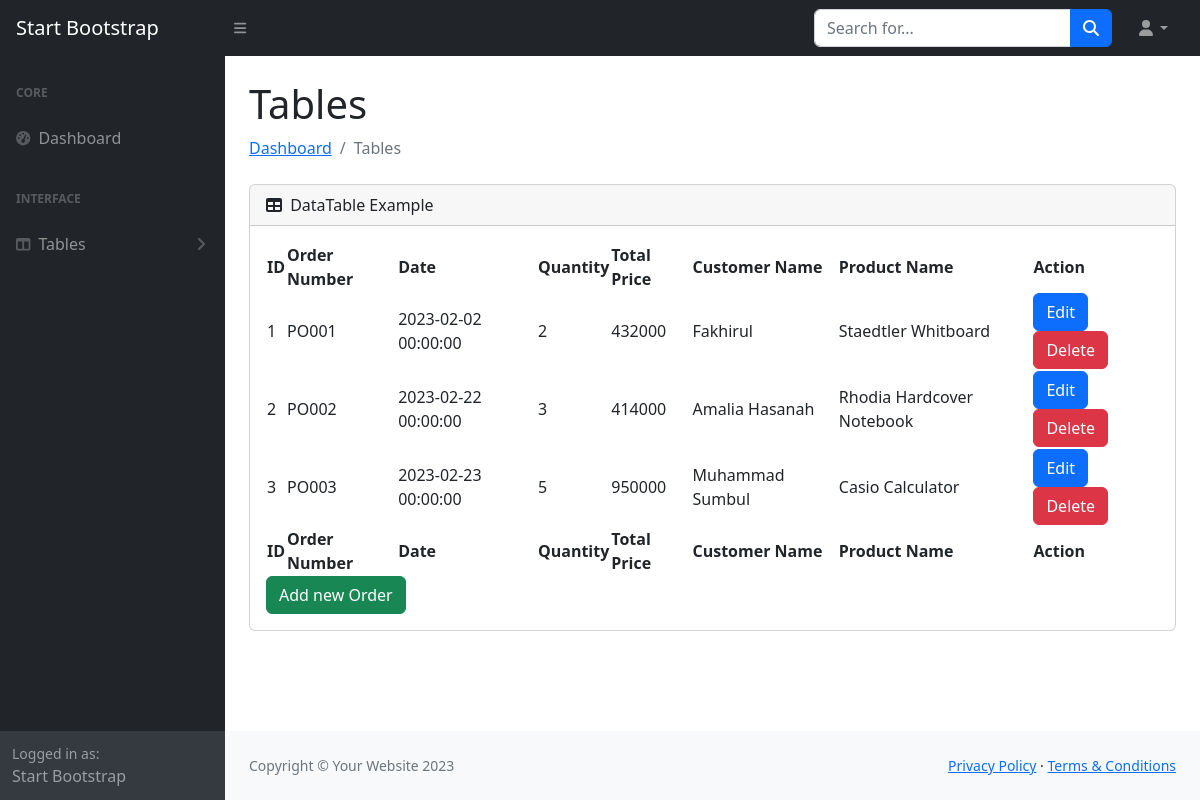
The page /order/order.php on the database its author committed.
### tables this page shows
CREATE TABLE `order` (
  `id` int(11) NOT NULL,
  `order_number` varchar(45) DEFAULT NULL,
  `date` datetime DEFAULT NULL,
  `qty` int(11) DEFAULT NULL,
  `total_price` int(11) DEFAULT NULL,
  `customer_id` int(11) NOT NULL,
  `product_id` int(11) NOT NULL
);

CREATE TABLE `customer` (
  `id` int(11) NOT NULL,
  `name` varchar(45) DEFAULT NULL,
  `gender` enum('L','P') DEFAULT NULL,
  `phone` varchar(45) DEFAULT NULL,
  `email` varchar(45) DEFAULT NULL,
  `address` longtext DEFAULT NULL,
  `card_id` int(11) NOT NULL
);

CREATE TABLE `product` (
  `id` int(11) NOT NULL,
  `sku` varchar(45) DEFAULT NULL,
  `name` varchar(45) DEFAULT NULL,
  `purchase_price` int(11) DEFAULT NULL,
  `sell_price` int(11) DEFAULT NULL,
  `stock` int(11) DEFAULT 0,
  `min_stock` int(11) DEFAULT 0,
  `product_type_id` int(11) NOT NULL,
  `restock_id` int(11) NOT NULL
);

### order/order.php (the view, shortened to what this page needs)
<?php
include "../koneksi.php";
$sql = "SELECT o.id, o.order_number, o.date, o.qty, o.total_price, c.name AS customer_name, p.name AS product_name
        FROM `order` o
        JOIN customer c ON o.customer_id = c.id
        JOIN product p ON o.product_id = p.id";
$result = mysqli_query($conn, $sql);
?>
<!DOCTYPE html>
<html lang="en">
<head>
    <link href="https://cdn.jsdelivr.net/npm/simple-datatables@7.1.2/dist/style.min.css" rel="stylesheet" />
    <link href="../css/styles.css" rel="stylesheet" />
</head>
<body class="sb-nav-fixed">
    <nav class="sb-topnav navbar navbar-expand navbar-dark bg-dark">
        <a class="navbar-brand ps-3" href="../dashboard/index.html">Start Bootstrap</a>
        <button class="btn btn-link btn-sm order-1 order-lg-0 me-4 me-lg-0" id="sidebarToggle" href="#!"><i
                class="fas fa-bars"></i></button>
        <form class="d-none d-md-inline-block form-inline ms-auto me-0 me-md-3 my-2 my-md-0">
            <div class="input-group">
                <input class="form-control" type="text" placeholder="Search for..." aria-label="Search for..."
                    aria-describedby="btnNavbarSearch" />
                <button class="btn btn-primary" id="btnNavbarSearch" type="button"><i
                        class="fas fa-search"></i></button>
            </div>
        </form>
        <ul class="navbar-nav ms-auto ms-md-0 me-3 me-lg-4">
            <li class="nav-item dropdown">
                <a class="nav-link dropdown-toggle" id="navbarDropdown" href="#" role="button" data-bs-toggle="dropdown"
                    aria-expanded="false"><i class="fas fa-user fa-fw"></i></a>
            </li>
        </ul>
    </nav>
    <div id="layoutSidenav">
        <div id="layoutSidenav_nav">
            <nav class="sb-sidenav accordion sb-sidenav-dark" id="sidenavAccordion">
                <div class="sb-sidenav-menu">
                    <div class="nav">
                        <div class="sb-sidenav-menu-heading">Core</div>
                        <a class="nav-link" href="../dashboard/index.html">
                            <div class="sb-nav-link-icon"><i class="fas fa-tachometer-alt"></i></div>
                            Dashboard
                        </a>
                        <div class="sb-sidenav-menu-heading">Interface</div>
                        <a class="nav-link collapsed" href="#" data-bs-toggle="collapse"
                            data-bs-target="#collapseLayouts" aria-expanded="false" aria-controls="collapseLayouts">
                            <div class="sb-nav-link-icon"><i class="fas fa-columns"></i></div>
                            Tables
                            <div class="sb-sidenav-collapse-arrow"><i class="fas fa-angle-down"></i></div>
                        </a>
                    </div>
                </div>
                <div class="sb-sidenav-footer">
                    <div class="small">Logged in as:</div>
                    Start Bootstrap
                </div>
            </nav>
        </div>
        <div id="layoutSidenav_content">
            <main>
                <div class="container-fluid px-4">
                    <h1 class="mt-4">Tables</h1>
                    <ol class="breadcrumb mb-4">
                        <li class="breadcrumb-item"><a href="index.html">Dashboard</a></li>
                        <li class="breadcrumb-item active">Tables</li>
                    </ol>
                    <div class="card mb-4">
                        <div class="card-header">
                            <i class="fas fa-table me-1"></i>
                            DataTable Example
                        </div>
                        <div class="card-body">
                            <table id="datatablesSimple">
                                <thead>
                                    <tr>
                                        <th>ID</th>
                                        <th>Order Number</th>
                                        <th>Date</th>
                                        <th>Quantity</th>
                                        <th>Total Price</th>
                                        <th>Customer Name</th>
                                        <th>Product Name</th>
                                        <th>Action</th>
                                    </tr>
                                </thead>
                                <tfoot>
                                    <tr>
                                        <th>ID</th>
                                        <th>Order Number</th>
                                        <th>Date</th>
                                        <th>Quantity</th>
                                        <th>Total Price</th>
                                        <th>Customer Name</th>
                                        <th>Product Name</th>
                                        <th>Action</th>
                                    </tr>
                                </tfoot>
                                <tbody>
                                    <?php while ($row = mysqli_fetch_assoc($result)) : ?>
                                    <tr>
                                        <td><?= $row['id'] ?></td>
                                        <td><?= $row['order_number'] ?></td>
                                        <td><?= $row['date'] ?></td>
                                        <td><?= $row['qty'] ?></td>
                                        <td><?= $row['total_price'] ?></td>
                                        <td><?= $row['customer_name'] ?></td>
                                        <td><?= $row['product_name'] ?></td>
                                        <td>
                                            <a href="edit_order.php?id=<?= $row['id'] ?>" class="btn btn-primary">Edit</a>
                                            <a href="order_delete.php?id=<?= $row['id'] ?>"
                                                onclick="return confirm('Are you sure?')"  class="btn btn-danger">Delete</a>
                                        </td>
                                    </tr>
                                    <?php endwhile ?>
                                </tbody>
                            </table>
                            <a href="add_order.php" class="btn btn-success">Add new Order</a>
                        </div>
                    </div>
                </div>
            </main>
            <footer class="py-4 bg-light mt-auto">
                <div class="container-fluid px-4">
                    <div class="d-flex align-items-center justify-content-between small">
                        <div class="text-muted">Copyright &copy; Your Website 2023</div>
                        <div>
                            <a href="#">Privacy Policy</a>
                            &middot;
                            <a href="#">Terms &amp; Conditions</a>
                        </div>
                    </div>
                </div>
            </footer>
        </div>
    </div>
</body>
</html>

### rows shown on the page
order: id "1", order_number "PO001", date "2023-02-02 00:00:00", qty "2", total_price "432000", customer.name "Fakhirul", product.name "Staedtler Whitboard"
order: id "2", order_number "PO002", date "2023-02-22 00:00:00", qty "3", total_price "414000", customer.name "Amalia Hasanah", product.name "Rhodia Hardcover Notebook"
order: id "3", order_number "PO003", date "2023-02-23 00:00:00", qty "5", total_price "950000", customer.name "Muhammad Sumbul", product.name "Casio Calculator"
